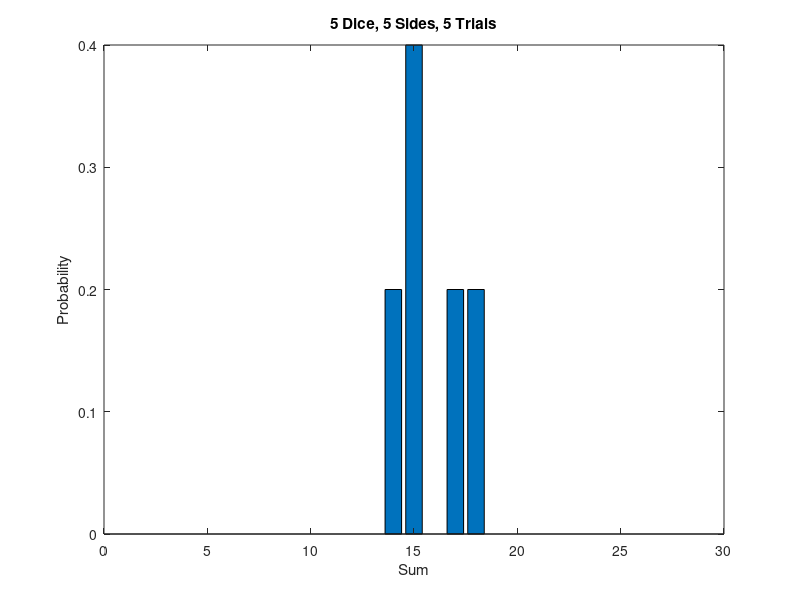

Reproduce this figure in MATLAB.
% Homework Program 2
%
% Name: Mukherjee, Ishan
% Date: 10/6/2023
% Grade: 100%

% Get inputs:
d = input("d: ");
s = input("s: ");
n = input("n: ");

% Create matrix rolls:
rolls = randi(s,n,d);

% Calculate dice_sums:
dice_sums = sum(rolls, 2);

% Calculate tally and sums:
[tally, sums] = hist(dice_sums, d:s*d);

% Find desired probabilities:
probs = tally ./ n;

% Plot bar graph of results:
% Open a new figure window
figure;
% Create a bar graph with sums in the x-axis and probs in the y-axis
bar(sums, probs);

% Create  nice title
title(sprintf("%i Dice, %i Sides, %i Trials", d, s, n));

% Label the axes
xlabel("Sum");
ylabel("Probability");

% Create a results matrix:
% Transpose sums and probs so that results is a n x 2 matrix
results = [sums', probs'];

% Answer to step 10: 
% results =
%  3.0000    0.0010
%  4.0000    0.0050
%  5.0000    0.0070
%  6.0000    0.0090
%  7.0000    0.0160
%  8.0000    0.0230
%  9.0000    0.0220
% 10.0000    0.0460
% 11.0000    0.0390
% 12.0000    0.0460
% 13.0000    0.0590
% 14.0000    0.0740
% 15.0000    0.0650
% 16.0000    0.0810
% 17.0000    0.0720
% 18.0000    0.0670
% 19.0000    0.0780
% 20.0000    0.0750
% 21.0000    0.0500
% 22.0000    0.0420
% 23.0000    0.0350
% 24.0000    0.0350
% 25.0000    0.0240
% 26.0000    0.0170
% 27.0000    0.0060
% 28.0000    0.0030
% 29.0000    0.0020
% 30.0000    0.0010 

% Answer to step 11:
% results =
%
%     4.0000    0.0008
%     5.0000    0.0031
%     6.0000    0.0076
%     7.0000    0.0156
%     8.0000    0.0271
%     9.0000    0.0431
%    10.0000    0.0616
%    11.0000    0.0803
%    12.0000    0.0965
%    13.0000    0.1084
%    14.0000    0.1123
%    15.0000    0.1084
%    16.0000    0.0965
%    17.0000    0.0799
%    18.0000    0.0614
%    19.0000    0.0433
%    20.0000    0.0270
%    21.0000    0.0155
%    22.0000    0.0078
%    23.0000    0.0031
%    24.0000    0.0008

% Answer to step 12: 
% As the number of trials increases, the shape of the histogram "smoothens"
% to more closely resemble the "bell curve" of the binomial distribution.
% 
% This happens because with a small number of trials, a few deviations from
% the expected distribution can look significant. For example, it is not
% unlikely for the 3 out of 10 trials to result in one of the two extreme 
% possible values of the sum, making the probability distribution generated 
% differ significantly from expected (imagine tall spikes at the two 
% extreme ends of what we would expect to be a smooth bell curve). 
% However, it much more unlikely for 30,000 of 100,000 trials to result in 
% extreme-valued sums. In general, with a large number of trials, we can 
% expect the distribution generated to more closely resemble the 
% mathematically accurate distribution.
